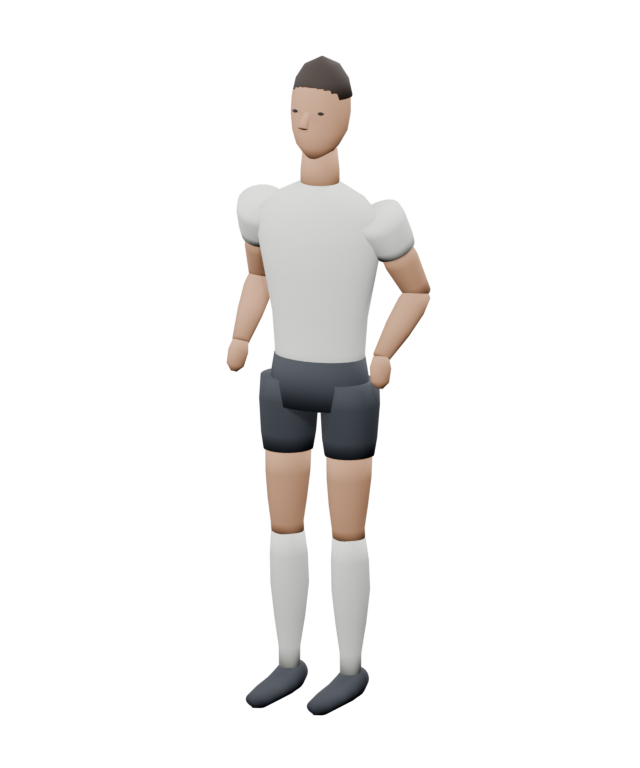
#> input picture docs/evidence/authoring-idle.png, 640 x 768 px, given in place of front.png, which was not available
$ python package_review.py
#> lines starting #> are read from the running program, lines starting #| are printed output that depends on the picture
"""Package already rendered original Blender evidence, without editing live assets."""
import hashlib
import json
from pathlib import Path
from PIL import Image, ImageDraw

ROOT=Path(__file__).resolve().parents[3]
OUT=ROOT/'FootballEngine.Client/Assets/MatchViewer/PlayerBodyRework'
sets=[('inspection-body',['front','profile','back','three-quarter']),('inspection-details',['head-front','head-profile','hand-closeup','feet-closeup']),('inspection-poses',['arms-raised','elbows-flexed','hip-knee-flexed','running-stride'])]
for name,shots in sets:
    sheet=Image.new('RGB',(1280,430),(25,30,37));draw=ImageDraw.Draw(sheet)
#> after `sheet = Image.new('RGB', (1280, 430), (25, 30, 37))`:
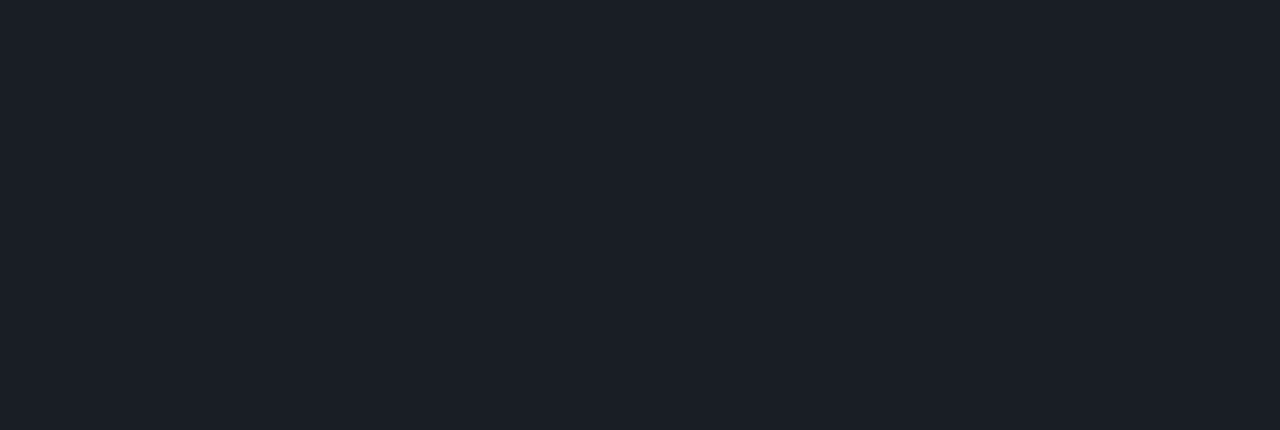
#> sheet: PIL image 1280x430 RGB; mean R, G, B 25, 30, 37
    for i,shot in enumerate(shots):
        image=Image.open(OUT/'evidence'/f'{shot}.png').convert('RGB')
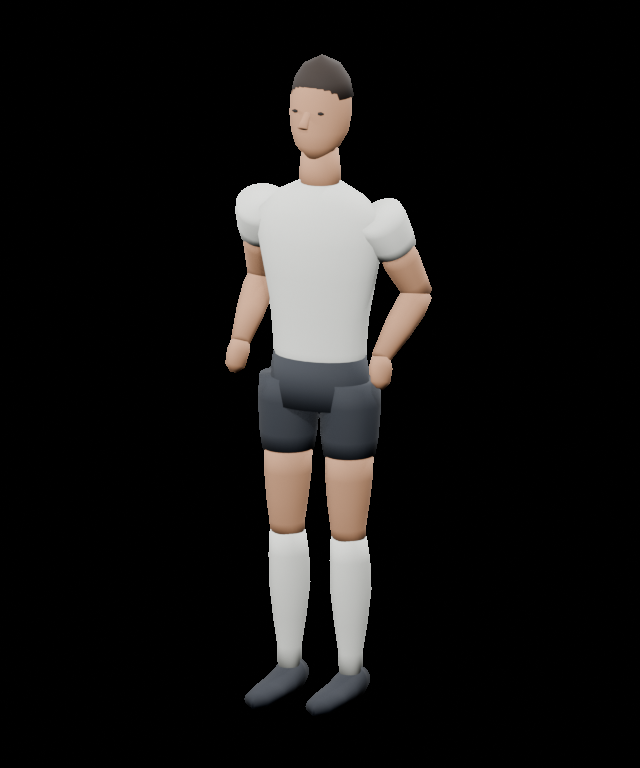
#> image: PIL image 640x768 RGB; mean R, G, B 21.5, 20.4, 19.7
        image.thumbnail((320,400));sheet.paste(image,(i*320,25))
#> after `sheet.paste(image, (i * 320, 25))`:
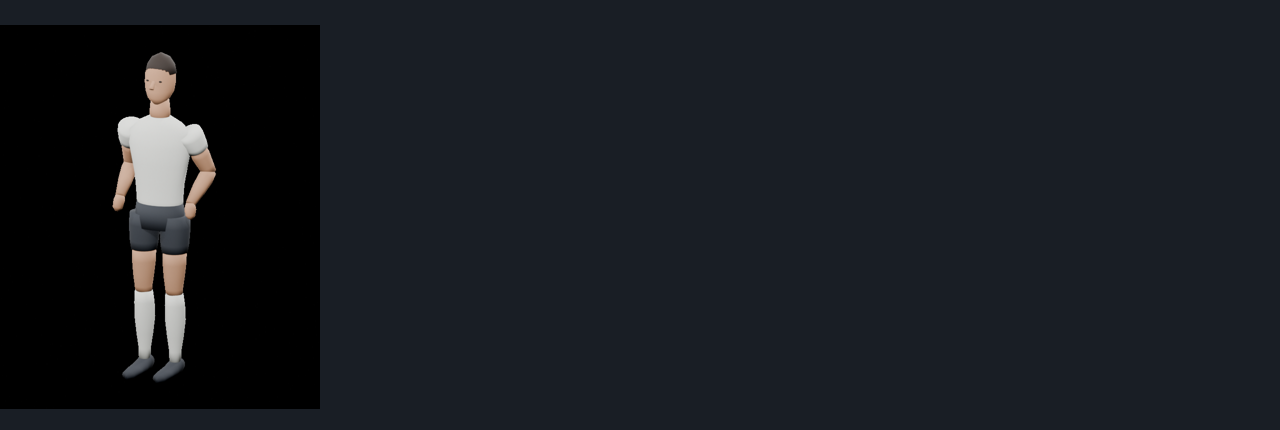
#> sheet: PIL image 1280x430 RGB; mean R, G, B 24.2, 27.9, 33.1
#> (the run stopped early here; a loop or call above may not have finished)
